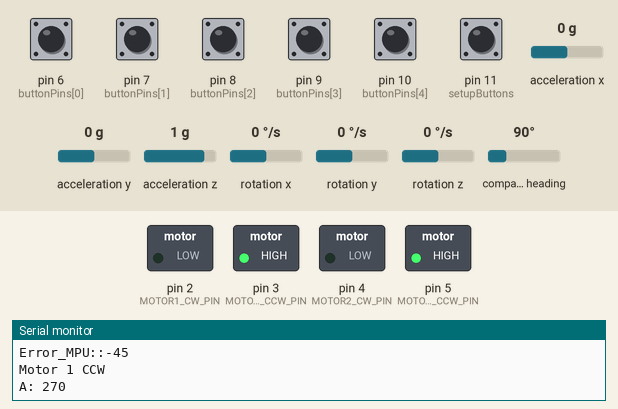
Bench run of a sketch on a simulated Arduino Uno, built with avr-gcc and run on an emulated ATmega328P. Parts: switched loads named in the sketch (green lamp = pin HIGH), the last lines printed to the serial monitor. Inputs (shaded band) come from the test bench; at power-on: pin 6 (buttonPins[0]), pin 7 (buttonPins[1]), pin 8 (buttonPins[2]), pin 9 (buttonPins[3]), pin 10 (buttonPins[4]), pin 11 (setupButtons) HIGH, acceleration y 0 g, compass heading 90°, acceleration x 0 g, acceleration z 1 g, rotation x 0 °/s, rotation y 0 °/s, rotation z 0 °/s. EEPROM starts erased.

Above: at 9.2 s.
9.3 s: acceleration y set to 0.2 g
12.3 s: acceleration y set to 0.5 g
At 13.5 s:
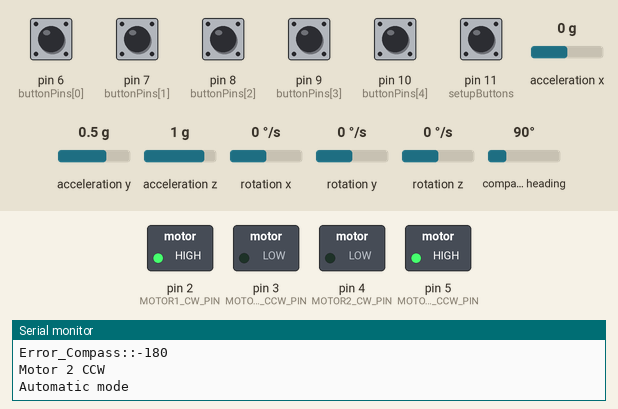
14.0 s: pin 11 (setupButtons) pulled LOW for 1 s
At 14.8 s:
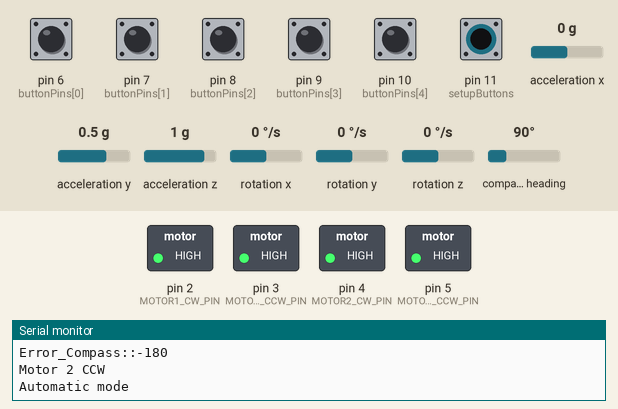
16.5 s: compass heading set to 142°
19.5 s: compass heading set to 152°
At 20.8 s:
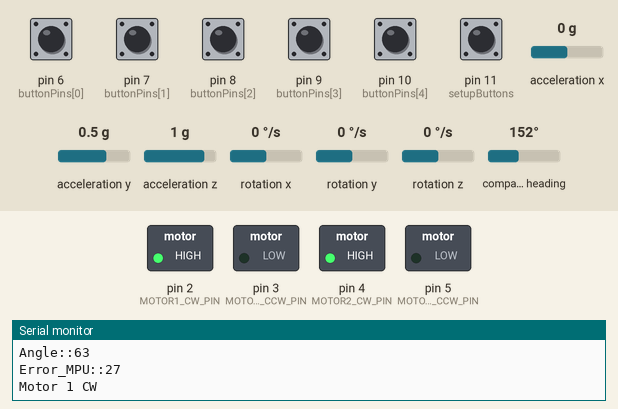
21.2 s: acceleration x set to 0.2 g
22.7 s: acceleration x set to 0.5 g
At 24.2 s:
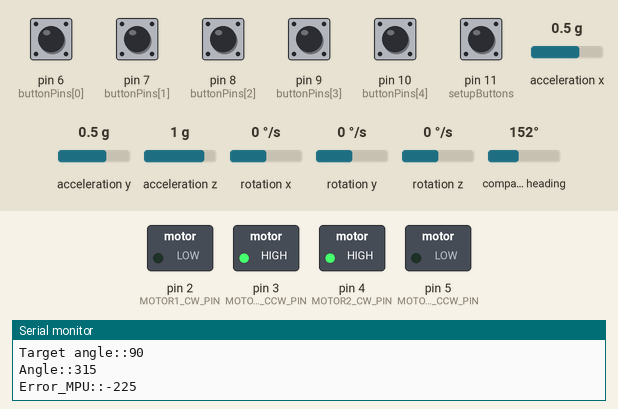
Timing chart, 0 to 25.3 s (numbered marks = the images above; inputs shaded):
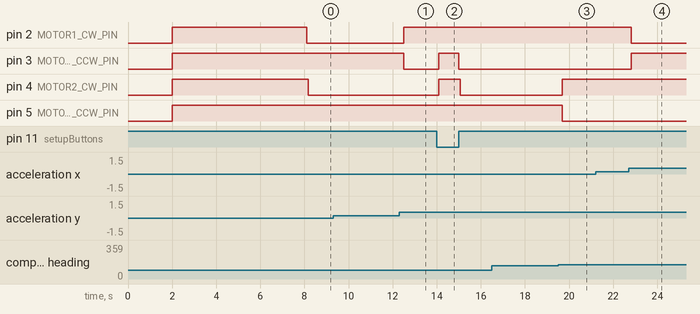

The sketch:

SataliteProject.ino
```cpp
#include "Config.h"
#include "MotorControl.h"
#include "MPU9250Compass.h"
#include "internalEEPROM.h"
#include "Buttons.h"

#define MOTOR1CW    1
#define MOTOR1CCW   2
#define MOTOR1STOP  3

int target_angle1 = 90;
int target_angle2 = 90;

//////////////////////////////////////////////

int angle_P ;
int angle_N ;
int tolerance= 5;
int degree_P;
int degree_N;
int disp=4;


void setup()
{
  Serial.begin(9600);
  delay(2000);
  setupMotors();
  setupCompass();
  setupEEPROM();
  setupButtons();
  Serial.print("target angle1: ");
  Serial.println(target_angle1);
  Serial.print("target angle2: ");
  Serial.println(target_angle2);
  delay(5000);
}

void loop()
{
  if (digitalRead(11) == LOW) //Mode is manual now.
  {
    loopButtons();
  }
  else  //Mode is automatic now.
  {
    Control_of_Motor1();
    Control_of_Motor2();
    Serial.println("Automatic mode");

  }


}


void Control_of_Motor1()
{
  int anglee = MPU_Angle();
  int err=target_angle1-anglee;
  Serial.print("Target angle::");
  Serial.println(target_angle1);
  Serial.print("Angle::");
  Serial.println(anglee);
  Serial.print("Error_MPU::");
  Serial.println(err);

  ////////////////////////////////////////////////////////////

   if (abs(err)>3)            // allow some margin
  {
         if (err >0)
        {
          Set_Motor1_CW();
          Serial.println("Motor 1 CW");
        }
        else
        {
          Set_Motor1_CCW();
          Serial.println("Motor 1 CCW");
        }
  }
  else
  {
    Stop_Motor1();
    Serial.println("Motor 1 Stop");
  }
}

  //  static uint8_t action = 0;
  //  static uint8_t last_action = 0;
  //
  //  if (angle < target_angle1)
  //  {
  //    action = MOTOR1CW;
  //  }
  //  else if (angle > target_angle1)
  //  {
  //    action = MOTOR1CCW;
  //  }
  //  else
  //  {
  //    action = MOTOR1STOP;
  //  }
  //
  //  if (action != last_action)
  //  {
  //    if (action == MOTOR1CW)
  //    {
  //      last_action = action;
  //      Set_Motor1_CW();
  //      Serial.println("Motor 1 CW");
  //    }
  //    else if (action == MOTOR1CCW)
  //    {
  //      last_action = action;
  //      Set_Motor1_CCW();
  //      Serial.println("Motor 1 CCW");
  //    }
  //    else if (action == MOTOR1STOP)
  //    {
  //      last_action = action;
  //      Stop_Motor1();
  //      Serial.println("Motor 1 stop");
  //    }
  //  }


void Control_of_Motor2()
{
  int Angle = loopCompass();
  int er=target_angle2-Angle;
  Serial.print("Target angle::");
  Serial.println(target_angle2);
  Serial.print("Angle::");
  Serial.println(Angle);
  Serial.print("Error_Compass::");
  Serial.println(er);


  if (abs(er)>1)            // allow some argin
  {
         if (er >0)
        {
          Set_Motor2_CW();
          Serial.println("Motor 2 CW");
        }
        else
        {
          Set_Motor2_CCW();
          Serial.println("Motor 2 CCW");
        }
  }
  else
  {
    Stop_Motor2();
    Serial.println("Motor 2 Stop");
  }
}
```

Buttons.h
```cpp
#ifndef BUTTONS_H
#define BUTTONS_H

#include "Config.h"
#include <avr/io.h>
#include <avr/interrupt.h>
#include "MotorControl.h"
#include "internalEEPROM.h"

volatile bool buttonPressed[] = {false, false, false, false, false};
extern int target_angle1;
extern int target_angle2;

// ISR for PCINT0_vect (handles D8 to D10)
ISR(PCINT0_vect)
{
  // Debounce delay
  static unsigned long lastInterruptTime0 = 0;
  unsigned long interruptTime0 = millis();

  if (interruptTime0 - lastInterruptTime0 > 200)
  { // 200 ms debounce time
    for (uint8_t i = 2; i < 5; i++)
    { // Checking D8 to D10
      if (digitalRead(buttonPins[i]) == LOW)
      { // Assuming active LOW
        buttonPressed[i] = true;
      }
    }
  }
  lastInterruptTime0 = interruptTime0;
}

// ISR for PCINT2_vect (handles D6 to D7)
ISR(PCINT2_vect)
{
  // Debounce delay
  static unsigned long lastInterruptTime2 = 0;
  unsigned long interruptTime2 = millis();

  if (interruptTime2 - lastInterruptTime2 > 200)
  { // 200 ms debounce time
    for (uint8_t i = 0; i < 2; i++)
    { // Checking D6 to D7
      if (digitalRead(buttonPins[i]) == LOW)
      { // Assuming active LOW
        buttonPressed[i] = true;
      }
    }
  }
  lastInterruptTime2 = interruptTime2;
}

void setupPinChangeInterrupts()
{
  // Enable pin change interrupt for PCINT0 and PCINT2 groups
  PCICR |= (1 << PCIE0) | (1 << PCIE2);

  // Enable pin change interrupt for D8 to D10 (PCINT0)
  PCMSK0 |= (1 << PCINT0) | (1 << PCINT1) | (1 << PCINT2);

  // Enable pin change interrupt for D6 to D7 (PCINT2)
  PCMSK2 |= (1 << PCINT22) | (1 << PCINT23);
}

void change_target_angle()
{
  target_angle1 = MPU_Angle();
  target_angle2 = loopCompass();
}

void setupButtons()
{
  Serial.println("buttons init start");
  // Set button pins as input with pull-up resistors
  for (uint8_t i = 0; i < 5; i++)
  {
    pinMode(buttonPins[i], INPUT_PULLUP);
  }

  // Setup pin change interrupts
  setupPinChangeInterrupts();

  // Enable global interrupts
  sei();

  pinMode(11, INPUT_PULLUP);
  Serial.println("buttons init ended");
}

void loopButtons()
{
  if (buttonPressed[0]) //save the angle
  {
    saveCurrentAngles();
    buttonPressed[0] = false; // Reset flag
  }
  if (buttonPressed[1]) //save the angle
  {
    Set_Motor1_CW();
    //    change_target_angle();
    delay(200);
    buttonPressed[1] = false; // Reset flag
  }
  if (buttonPressed[2]) //save the angle
  {
    Set_Motor1_CCW();
    //    change_target_angle();
    delay(200);
    buttonPressed[2] = false; // Reset flag
  }
  if (buttonPressed[3]) //save the angle
  {
    Set_Motor2_CW();
    //    change_target_angle();
    delay(200);
    buttonPressed[3] = false; // Reset flag
  }
  if (buttonPressed[4]) //save the angle
  {
    Set_Motor2_CCW();
    //    change_target_angle();
    delay(200);
    buttonPressed[4] = false; // Reset flag
  }
  if(digitalRead(7) == HIGH && digitalRead(8) == HIGH)
  {
    Stop_Motor1();
  }
  if(digitalRead(9) == HIGH && digitalRead(10) == HIGH)
  {
    Stop_Motor2();
  }

}

#endif //BUTTONS_H
```

MPU9250Compass.h
```cpp
#ifndef MPU9250COMPASS_H
#define MPU9250COMPASS_H

#include "MPU9250.h"

MPU9250 mpu9250;

void setupCompass()
{
  Serial.println(F("Compass Init start"));
  Wire.begin();
  delay(1000); // Reduced from 2000ms

  if (!mpu9250.setup(0x68)) {
    Serial.println(F("MPU connection failed"));
    while (1) delay(5000);
  }

  // Disable verbose mode to save memory
  mpu9250.verbose(false);

  // Quick calibration without verbose messages
  mpu9250.calibrateAccelGyro();
  mpu9250.calibrateMag();

  Serial.println(F("Compass Init ended"));
}

int loopCompass()
{
  if (mpu9250.update())
  {
    // Use integer math to save memory
    int mx_scaled = (int)(mpu9250.getMagX() * 1000);
    int my_scaled = (int)(mpu9250.getMagY() * 1000);

    // Calculate azimuth using integer approximation
    float azimuth_rad = atan2(my_scaled, mx_scaled);
    int azimuth = (int)(azimuth_rad * 57.2958); // 180/PI ≈ 57.2958

    if (azimuth < 0) azimuth += 360;

    Serial.print(F("A: "));
    Serial.println(azimuth);
    delay(2);
    return azimuth;
  }
  return -1;
}

#define minVal    265
#define maxVal    402

int MPU_Angle()
{
  if (mpu9250.update())
  {
    // Get accelerometer values from MPU9250
    float AcX = mpu9250.getAccX();
    float AcY = mpu9250.getAccY();

    // Convert to integer for mapping (multiply by 1000 for precision)
    int16_t AcX_int = (int16_t)(AcX * 1000);
    int16_t AcY_int = (int16_t)(AcY * 1000);

    // Map using your existing calibration values
    int xAng = map(AcX_int, minVal, maxVal, -90, 90);
    int yAng = map(AcY_int, minVal, maxVal, -90, 90);

    // Calculate angle using your existing formula
    float z = RAD_TO_DEG * (atan2(-yAng, -xAng) + PI);
    z = z + 90;
    if (z > 360) z = z - 360;

    int value = (int)z;
    value = abs(value);

    // Apply your angle correction
    float corrected_angle = value - 180;

    if (corrected_angle < 0) {
      corrected_angle += 360;
    }
    else if (corrected_angle >= 360) {
      corrected_angle -= 360;
    }

    value = (int)corrected_angle;

    Serial.print(F("MPU angle: "));
    Serial.println(value);

    return value;
  }

  return 0; // Return 0 if update failed
}

#endif //MPU9250COMPASS_H
```

MotorControl.h
```cpp
#ifndef MOTORCONTROL_H
#define MOTORCONTROL_H


void setupMotors()
{
  Serial.println("Motor init start");
  // Set the Pins of the Motors to Output
  pinMode(MOTOR1_CW_PIN   ,OUTPUT);
  pinMode(MOTOR1_CCW_PIN  ,OUTPUT);
  pinMode(MOTOR2_CW_PIN   ,OUTPUT);
  pinMode(MOTOR2_CCW_PIN  ,OUTPUT);
  digitalWrite(MOTOR1_CW_PIN  ,HIGH);
  digitalWrite(MOTOR1_CCW_PIN ,HIGH);
  digitalWrite(MOTOR2_CW_PIN  ,HIGH);
  digitalWrite(MOTOR2_CCW_PIN ,HIGH);
  Serial.println("Motor init ended");
}


void Set_Motor1_CW()
{
  digitalWrite(MOTOR1_CCW_PIN ,LOW);
  digitalWrite(MOTOR1_CW_PIN  ,HIGH);
}

void Set_Motor1_CCW()
{
  digitalWrite(MOTOR1_CW_PIN  ,LOW);
  digitalWrite(MOTOR1_CCW_PIN ,HIGH);
}

void Stop_Motor1()
{
  digitalWrite(MOTOR1_CW_PIN  ,HIGH);
  digitalWrite(MOTOR1_CCW_PIN ,HIGH);
}

void Set_Motor2_CW()
{
  digitalWrite(MOTOR2_CCW_PIN ,LOW);
  digitalWrite(MOTOR2_CW_PIN  ,HIGH);
}

void Set_Motor2_CCW()
{
  digitalWrite(MOTOR2_CW_PIN  ,LOW);
  digitalWrite(MOTOR2_CCW_PIN ,HIGH);
}

void Stop_Motor2()
{
  digitalWrite(MOTOR2_CW_PIN  ,HIGH);
  digitalWrite(MOTOR2_CCW_PIN ,HIGH);
}

#endif  //MOTORCONTROL_H
```

internalEEPROM.h
```cpp
#ifndef EEPROMLIBRARY_H
#define EEPROMLIBRARY_H

#include <EEPROM.h>

//addresses for EEPROM
#define int_target_angle1_ADDRESS                            0
#define int_target_angle2_ADDRESS                        (int_target_angle1_ADDRESS                     + sizeof(int))

//#define signed_char_sensorOffset1_ADDRESS                 (float_SetPointDiff_ADDRESS                 + sizeof(float))
//#define signed_char_sensorOffset2_ADDRESS                 (signed_char_sensorOffset1_ADDRESS          + sizeof(signed char))
//
//#define unsigned_long_Com_1_OperationDelay_ADDRESS        (signed_char_sensorOffset2_ADDRESS          + sizeof(signed char))
//#define unsigned_long_Com_2_OperationDelay_ADDRESS        (unsigned_long_Com_1_OperationDelay_ADDRESS + sizeof(unsigned long))
//
#define FirstTime_ADDRESS                                 (int_target_angle2_ADDRESS + sizeof(int))

extern int target_angle1;
extern int target_angle2;

// Function to write a string to EEPROM
void writeStringToEEPROM(int address, const String& data)
{
  for (size_t i = 0; i < data.length(); i++)
  {
    EEPROM.write(address + i, data[i]);
  }
  // Null-terminate the string
  EEPROM.write(address + data.length(), '\0');
}

// Function to read a string from EEPROM
String readStringFromEEPROM(int address)
{
  String result;
  char character = EEPROM.read(address);
  for(int i = 0; i < sizeof("The First Time"); i++)
  {
    result += character;
    address++;
    character = EEPROM.read(address);
  }
  return result;
}

void setupEEPROM()
{
  Serial.println("EEPROM init start");
  String Readings = readStringFromEEPROM(FirstTime_ADDRESS);
//  Serial.print("Readings: ");   //for debugging
//  Serial.println(Readings);   //for debugging
  if (Readings != "The First Time")
  {
    writeStringToEEPROM(FirstTime_ADDRESS, "The First Time");
//    Serial.println("This is the first Time use of EEPROM!!"); //for debugging
    EEPROM.put(int_target_angle1_ADDRESS, target_angle1);
    EEPROM.put(int_target_angle2_ADDRESS, target_angle2);
  }
  else
  {
    EEPROM.get(int_target_angle1_ADDRESS, target_angle1);
    EEPROM.get(int_target_angle2_ADDRESS, target_angle2);
  }

  Serial.println("EEPROM init ended");
}

void saveCurrentAngles()
{
  EEPROM.put(int_target_angle1_ADDRESS, MPU_Angle());
  EEPROM.put(int_target_angle2_ADDRESS, loopCompass());
}

#endif  //EEPROMLIBRARY_H
```

Config.h
```cpp
#ifndef CONFIG_H
#define CONFIG_H


#define MOTOR1_CW_PIN   2
#define MOTOR1_CCW_PIN  3
#define MOTOR2_CW_PIN   4
#define MOTOR2_CCW_PIN  5

#define BUTTON1_PIN     6
#define BUTTON2_PIN     7
#define BUTTON3_PIN     8
#define BUTTON4_PIN     9
#define BUTTON5_PIN     10

const uint8_t buttonPins[] = {6, 7, 8, 9, 10};

#endif  //CONFIG_H
```

Measured:
- the behaviour switches between 0.3 and 0.4 g on acceleration y (found by bisection; images 0 and 1)
- the behaviour switches between 145 and 146° on compass heading (found by bisection; images 2 and 3)
- the behaviour switches between 0.3 and 0.4 g on acceleration x (found by bisection; images 3 and 4)
- after the input at 12.3 s, pin 2 (MOTOR1_CW_PIN): LOW → HIGH after 0.20 s; pin 3 (MOTOR1_CCW_PIN): HIGH → LOW after 0.20 s
- after the input at 14.0 s, pin 3 (MOTOR1_CCW_PIN): LOW → HIGH after 0.10 s, → LOW 0.91 s later; pin 4 (MOTOR2_CW_PIN): LOW → HIGH after 0.10 s, → LOW 0.98 s later
- after the input at 19.5 s, pin 4 (MOTOR2_CW_PIN): LOW → HIGH after 0.18 s; pin 5 (MOTOR2_CCW_PIN): HIGH → LOW after 0.18 s
- after the input at 22.7 s, pin 2 (MOTOR1_CW_PIN): HIGH → LOW after 0.12 s; pin 3 (MOTOR1_CCW_PIN): LOW → HIGH after 0.12 s
